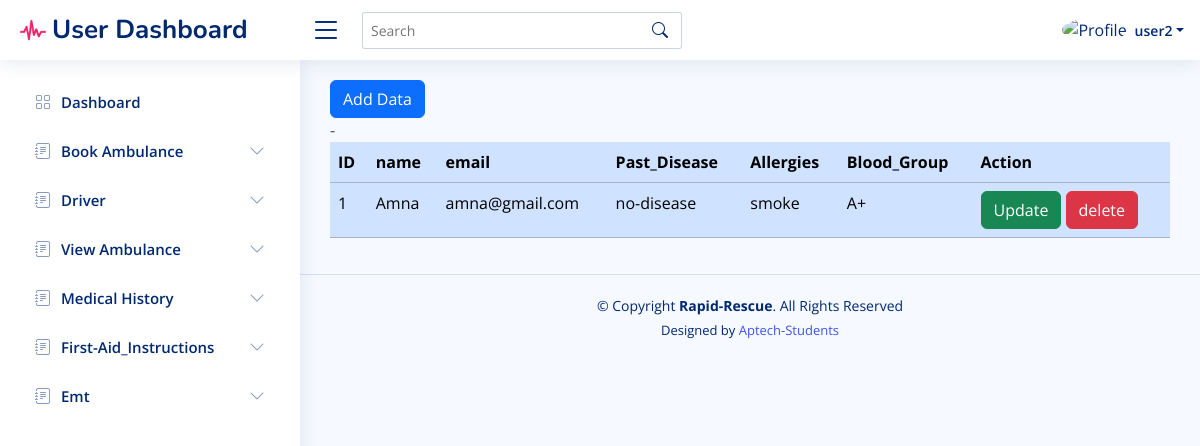
The app's page /rapid_rescue/user/view_medical_history.php (signed in) with its own data.
### tables this page shows
CREATE TABLE `add_medical_history` (
  `amh_id` int(11) NOT NULL,
  `name` varchar(50) NOT NULL,
  `email` varchar(70) NOT NULL,
  `past_disease` varchar(255) NOT NULL,
  `allergies` varchar(255) NOT NULL,
  `blood_group` varchar(20) NOT NULL
);

### rapid_rescue/user/view_medical_history.php (the view, shortened to what this page needs)
<?php include "header.php";?>
<?php
include "config.php";
$sql = "SELECT * FROM   add_medical_history";
           $res = mysqli_query($conn,$sql);
?>
    <a href="Add_medical_history.php" class="btn btn-primary">Add Data</a>
    <div
            class="table-responsive"
        >
            <table
                class="table table-primary"
            >
                <thead>
                    <tr>
                        <th scope="col">ID</th>
                        <th scope="col">name</th>
                        <th scope="col">email</th>
                        <th scope="col">Past_Disease</th>
                        <th scope="col">Allergies</th>
                        <th scope="col">Blood_Group</th>
                        <th scope="col">Action</th>
                    </tr>
                </thead>
                <tbody>
                <?php
                   while($row = mysqli_fetch_array($res)){
                    ?>
                    <tr>
                        <td><?php echo $row ['amh_id']?></td>
                        <td><?php echo $row ['name']?></td>
                        <td><?php echo $row ['email']?></td>
                        <td><?php echo $row ['past_disease']?></td>
                        <td><?php echo $row ['allergies']?></td>
                        <td><?php echo $row ['blood_group']?></td>
                    <td>
               <a href="medicalupdate.php?id=<?php echo $row ['amh_id']?>" class="btn btn-success">Update</a>
              <a href="medicaldelete.php?id=<?php echo $row ['amh_id']?>" class="btn btn-danger">delete</a>
                  </td>
                   </tr>
                   <?php
                   }
                   ?>
            </tbody>
            </table>
        </div>
        <?php include "footer.php";?>

### rapid_rescue/user/assets/css/style.css (style rules this page uses)
:root { scroll-behavior: smooth; }
body { font-family: "Open Sans", sans-serif; background: #f6f9ff; color: #444444; }
a { color: #4154f1; text-decoration: none; }

### records on screen
add_medical_history: amh_id "1", name "Amna", email "amna@gmail.com", past_disease "no-disease", allergies "smoke", blood_group "A+"

### other values on screen
$_SESSION['username'] "user2"
